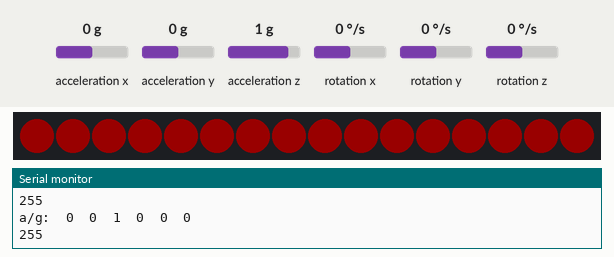
This sketch was run on a simulated Arduino Uno, built with avr-gcc and run on an emulated ATmega328P. Shown: 16 RGB LEDs in strip order, left to right, the last lines printed to the serial monitor. The test bench sets the inputs (shaded band); at power-on: rotation x 0 °/s, rotation z 0 °/s, rotation y 0 °/s, acceleration x 0 g, acceleration y 0 g, acceleration z 1 g. Dim RGB values are drawn brighter than linear.

Above: at 2.9 s.
3.0 s: rotation x set to -192 °/s
At 3.5 s:
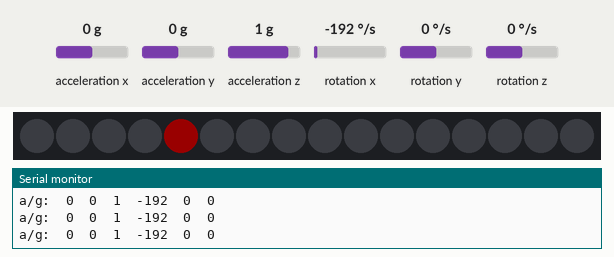
4.5 s: rotation x set to 0 °/s
At 5.4 s:
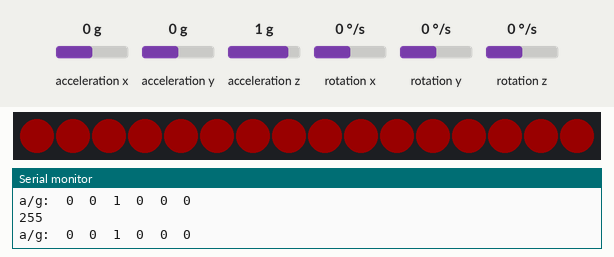
7.5 s: rotation z set to -2 °/s
10.5 s: rotation y set to -192 °/s
At 11.7 s:
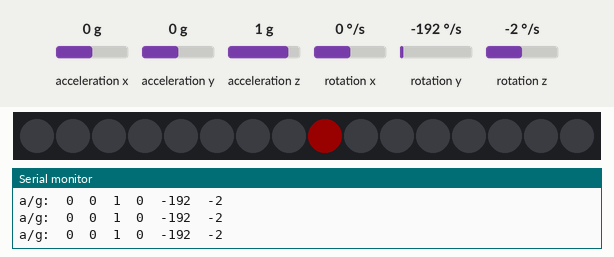
12.0 s: rotation y set to 0 °/s
At 13.4 s:
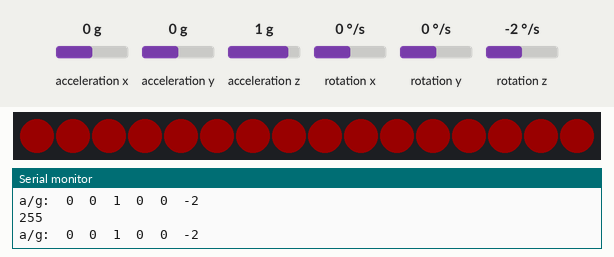
15.0 s: rotation z set to -192 °/s
Timing chart, 0 to 18.0 s (numbered marks = the images above; inputs shaded):
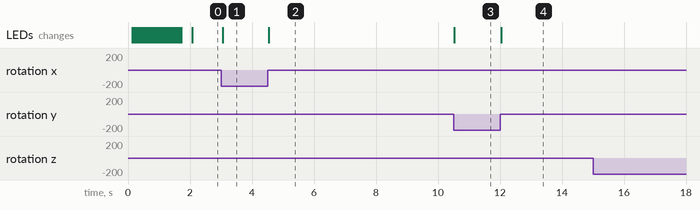

Measured:
- after the input at 3.0 s, the LEDs: change after 0.05 s (image 1)
- after the input at 4.5 s, the LEDs: change at once (image 2)
- after the input at 10.5 s, the LEDs: change at once (image 3)
- after the input at 12.0 s, the LEDs: change at once (image 4)

The sketch:

LED_gyroDirection_V2.ino
```cpp
// Once you import this library into an app on the web based IDE, modify the code to look something like the following.
// This code is a heavily modified version of the MPU6050_raw.ino example found elsewhere in this repo.
// This code has been tested against the MPU-9150 breakout board from Sparkfun.

// This #include statement was automatically added by the Particle IDE.
#include "MPU6050.h"
#include <math.h>

#include <Adafruit_NeoPixel.h>
#ifdef __AVR__
  #include <avr/power.h>
#endif

#define PIN_LED 6
#define NUM_LEDS 16
#define BRIGHTNESS 25

Adafruit_NeoPixel pixels = Adafruit_NeoPixel(NUM_LEDS, PIN_LED, NEO_GRB + NEO_KHZ800);

// MPU variables:
MPU6050 accelgyro;
int16_t ax, ay, az;
int16_t gx, gy, gz;
int16_t accelMag;

float rot[3];

int LED_Direction;
int accel_avg = 0;


void setup() {

    Wire.begin();
    Serial.begin(9600);

    // The following line will wait until you connect to the Spark.io using serial and hit enter. This gives
    // you enough time to start capturing the data when you are ready instead of just spewing data to the UART.
    //
    // So, open a serial connection using something like:
    // screen /dev/tty.usbmodem1411 9600
//    while(!Serial.available()) SPARK_WLAN_Loop();

    Serial.println("Initializing I2C devices...");
    accelgyro.initialize();

    // Cerify the connection:
    Serial.println("Testing device connections...");
    Serial.println(accelgyro.testConnection() ? "MPU6050 connection successful" : "MPU6050 connection failed");


    // set up LED pins
    pixels.setBrightness(BRIGHTNESS);
    pixels.begin();
    clearPixels();
    startUpPattern();
}

void loop() {
    // read raw accel/gyro measurements from device
    delay(10);

    accelgyro.getMotion6(&ax, &ay, &az, &gx, &gy, &gz);

    ax = ax/16384;
    ay = ay/16384;
    az = az/16384;

    gx = gx/131;
    gy = gy/131;
    gz = gz/131;

    Serial.print("a/g:\t");
    Serial.print(ax); Serial.print("\t");
    Serial.print(ay); Serial.print("\t");
    Serial.print(az); Serial.print("\t");
    Serial.print(gx); Serial.print("\t");
    Serial.print(gy); Serial.print("\t");
    Serial.println(gz);

    accelMag =  pow(pow(ax,2) + pow(ay,2) + pow(az,2),0.5);
    LED_Direction = atan2(gy,gx) * 180 / M_PI;

    // get average acceleration
    accel_avg = (accel_avg * 50 + (accelMag/6000 * 100)*10) / 60; // running average of 50 last values to slow down sweep;


    rot[0] = gz;
    rot[1] = gy;
    rot[2] = gx;

    // set LED ring - Roll pitch from gyro for direction, accelerometer magnitude for magnitude of sweep
    accelDirection(getLED_Direction(rot),accel_avg);

}

int getLED_Direction(float rot[]){
  float yaw = rot[0];
  float pitch = rot[1];
  float roll = rot[2]; //recalibrate to have all values have 40 degrees from -4 to 4

  int default_pitch = 0;
  int default_roll = 0;

  double LED_angle = atan2((pitch),(roll)) * 180/M_PI;


//  Serial.print("LED_angle: ");
//  Serial.println(LED_angle);
//
//  Serial.print("Pitch: ");
//  Serial.println(pitch);
//  Serial.print("Roll: ");
//  Serial.println(roll);


  // if statements to determine LED direction
  if (abs(roll) < 10 && abs(pitch) < 10){ // balanced
    return 16;
  }
  else if (LED_angle > 168.75 || LED_angle <= -168.75){ return 4; }
  else if (LED_angle > -168.75 && LED_angle <= -146.25){ return 5; }
  else if (LED_angle > -146.25 && LED_angle <= -123.75){ return 6; }
  else if (LED_angle > -123.75 && LED_angle <= -101.25){ return 7; }
  else if (LED_angle > -101.25 && LED_angle <= -78.25){ return 8; }
  else if (LED_angle > -78.75 && LED_angle <= -56.25){ return 9; }
  else if (LED_angle > -56.25 && LED_angle <= -33.75){ return 10; }
  else if (LED_angle > -33.75 && LED_angle <= -11.25){ return 11; }
  else if (LED_angle > -11.25 && LED_angle <= 11.25){ return 12; }
  else if (LED_angle > 11.25 && LED_angle <= 33.75){ return 13; }
  else if (LED_angle > 33.75 && LED_angle <= 56.25){ return 14; }
  else if (LED_angle > 56.25 && LED_angle <= 78.75){ return 15; }
  else if (LED_angle > 78.75 && LED_angle <= 101.25){ return 0; }
  else if (LED_angle > 101.25 && LED_angle <= 123.75){ return 1; }
  else if (LED_angle > 123.25 && LED_angle <= 146.25){ return 2;}
  else if (LED_angle > 146.25 && LED_angle <= 168.75){ return 3; }

  else{
    return 16;
  }
}

void accelDirection(uint8_t LED_dir, uint8_t LED_mag) {
  float maxMag = 100;
  int redVal;
  int blueVal;
  int greenVal;
  int num_pixels;
  // Error checking
  if (LED_dir > 16 || LED_dir < 0){
    LED_dir = 0;
  }

  if (LED_mag > 100 || LED_mag < 0) {
    LED_mag = 100;
  }
  clearPixels(); // clear previous pixels;

  if (LED_dir == 16) { // balanced/level gyro - make all pixels change relative to speed
    redVal = 255 - LED_mag / maxMag * 255;
    greenVal = 0;
    blueVal = LED_mag/maxMag * 255;
    Serial.println(redVal);
    for (uint8_t i=0; i<NUM_LEDS; i++) {
      pixels.setPixelColor(i,redVal,greenVal,blueVal);
    }
    pixels.show();
  }
  else { // not balanced gyro - sweep one dot
    // set 1, 3, 5, 7, 9, 11, 13, 15 pixels depending on magnitude of speed
    num_pixels = LED_mag / 13 + 1;

    pixels.setPixelColor(LED_dir,255,0,0); // set first directional pixel
    for (uint8_t i=1; i<num_pixels;i++) {
      redVal = 255/num_pixels *(num_pixels - i);
      greenVal = 0;
      blueVal = 255/num_pixels * i;

      // output pixels left and right of primary pixel. Amount of pixels depends on magnitude
      if (LED_dir-i < 0){
        pixels.setPixelColor(16 + (LED_dir-i),redVal,greenVal,blueVal);
      }
      else{
        pixels.setPixelColor(((LED_dir-i)%16),redVal,greenVal,blueVal);
      }
      pixels.setPixelColor(((LED_dir+i)%16),redVal,greenVal,blueVal);
    }
    pixels.show();
  }
}

void clearPixels(){
    for(uint16_t i=0; i<NUM_LEDS; i++) {
        pixels.setPixelColor(i, pixels.Color(0,0,0));
    }
    pixels.show();
}

void startUpPattern() {

    int redVal;
    int greenVal;
    int blueVal;
    delay(100);
    for(uint16_t k=0; k<2; k++){
      for(uint16_t i=0; i<NUM_LEDS; i++) {
        for(uint16_t j=0; j<NUM_LEDS; j++) {
          redVal = 255 / 16 * (16-(j-i+1)%16);
          greenVal = 0;
          blueVal = 255 - 255 / 16 * (16-(j-i+1)%16);
          pixels.setPixelColor(j, pixels.Color(redVal,greenVal,blueVal));
        }
        pixels.show();
        delay(50);
      }
    }
}
```
